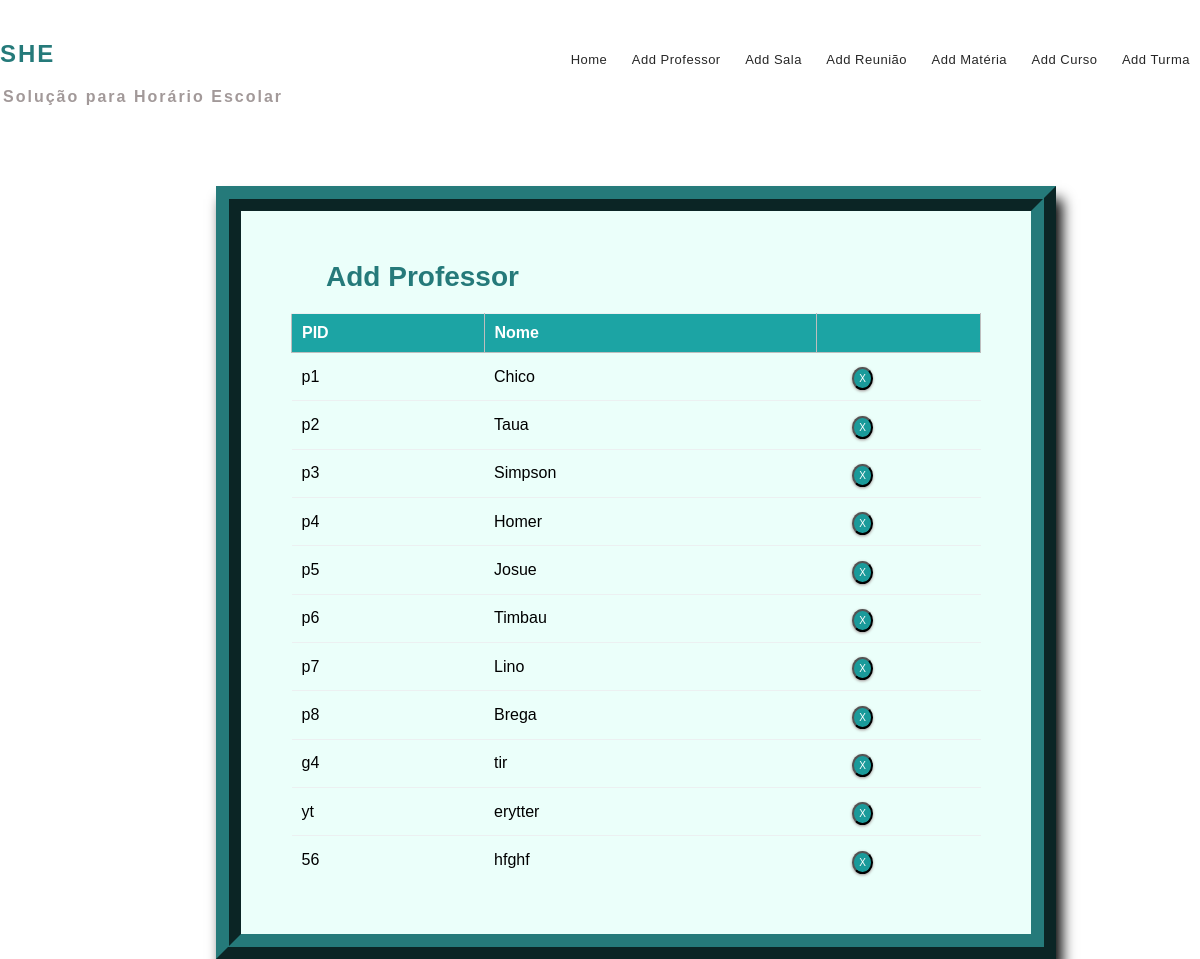
The app's page /instructor_list/ with its own data.
### mm1/models.py (models this page shows, shortened)
class Instructor(models.Model):
    uid = models.CharField(max_length=6)
    name = models.CharField(max_length=25)
    available_times = models.ManyToManyField(MeetingTime, blank=True)  # Adiciona a disponibilidade

### mm1/views.py (the view)
# urls.py: path('instructor_list/', views.inst_list_view, name='editinstructor'),
def inst_list_view(request):
    context = {
        'instructors': Instructor.objects.all()
    }
    return render(request, 'instlist.html', context)

### templates/instlist.html (shortened to what this page needs)
{% extends 'base.html' %}
{% block content %}
{% load static %}
<fieldset class="fieldset">
    <a href="{% url 'addinstructor'%}"><h1 class="tablink" onclick="openPage('new')" id="defaultOpen">Add Professor</h1></a>
    <div class="tabcontent" id="edit">
        <table class="table1">
            <thead>
            <tr class="table-headers">
            <th>PID</th>
            <th>Nome</th>
            <th  class="empty"></th>
            </tr>
            </thead>
            <tbody>
            {% for inst in instructors %}
            <tr>
             <td>{{inst.uid}}</td>
             <td>{{inst.name}}</td>
             <td class="empty">
                <form action="{% url 'deleteinstructor' inst.id %}" method="post">
                        <input type="submit" value="X" class="cross">
                </form>
             </td>
             </tr>
            {% endfor %}
            </tbody>
        </table>
    </div>
</fieldset>
{% endblock %}

### static/CSS/style.css (style rules this page uses)
* { margin: 0; padding: 0; box-sizing: border-box; font-family: sans-serif; }
html { scroll-behavior: smooth; }
a { text-decoration:none; }
form { margin-top: 3%; margin-left: 18%; margin-right: 12%; }
fieldset h1 { color: #257a7a; padding-bottom: 20px; margin-left: 35px; display: inline-block; cursor: pointer; font-size: 28px; }
fieldset input { padding:8px; color: #938c8c }
.table2 td, th { border: 1px solid rgb(190,190,190); padding: 10px 20px; }
.table1 { width: 100%; border-collapse: collapse; text-align: left; overflow: hidden; }
.table1 td, th { border-top: 1px solid #ECF0F1; padding: 10px; }
.table1 th { background-color: #1ca4a4; color: #fff; }
.cross { border-radius: 50%; font-size:10px; box-shadow: 0px 1px 3px 0px #9e9292; padding: 4px 5px; color: #fff; background-color: #1a9a9a; cursor: pointer; }
.fieldset { margin-top: 3%; margin-left: 18%; margin-right: 12%; padding: 50px; border-width: 25px; border-style: ridge; border-color: #257a7a; box-shadow: 6px 13px 13px 0px black; background-color: #ebfffa; }

### records on screen
Instructor: uid "p1", name "Chico"
Instructor: uid "p2", name "Taua"
Instructor: uid "p3", name "Simpson"
Instructor: uid "p4", name "Homer"
Instructor: uid "p5", name "Josue"
Instructor: uid "p6", name "Timbau"
Instructor: uid "p7", name "Lino"
Instructor: uid "p8", name "Brega"
Instructor: uid "g4", name "tir"
Instructor: uid "yt", name "erytter"
Instructor: uid "56", name "hfghf"
